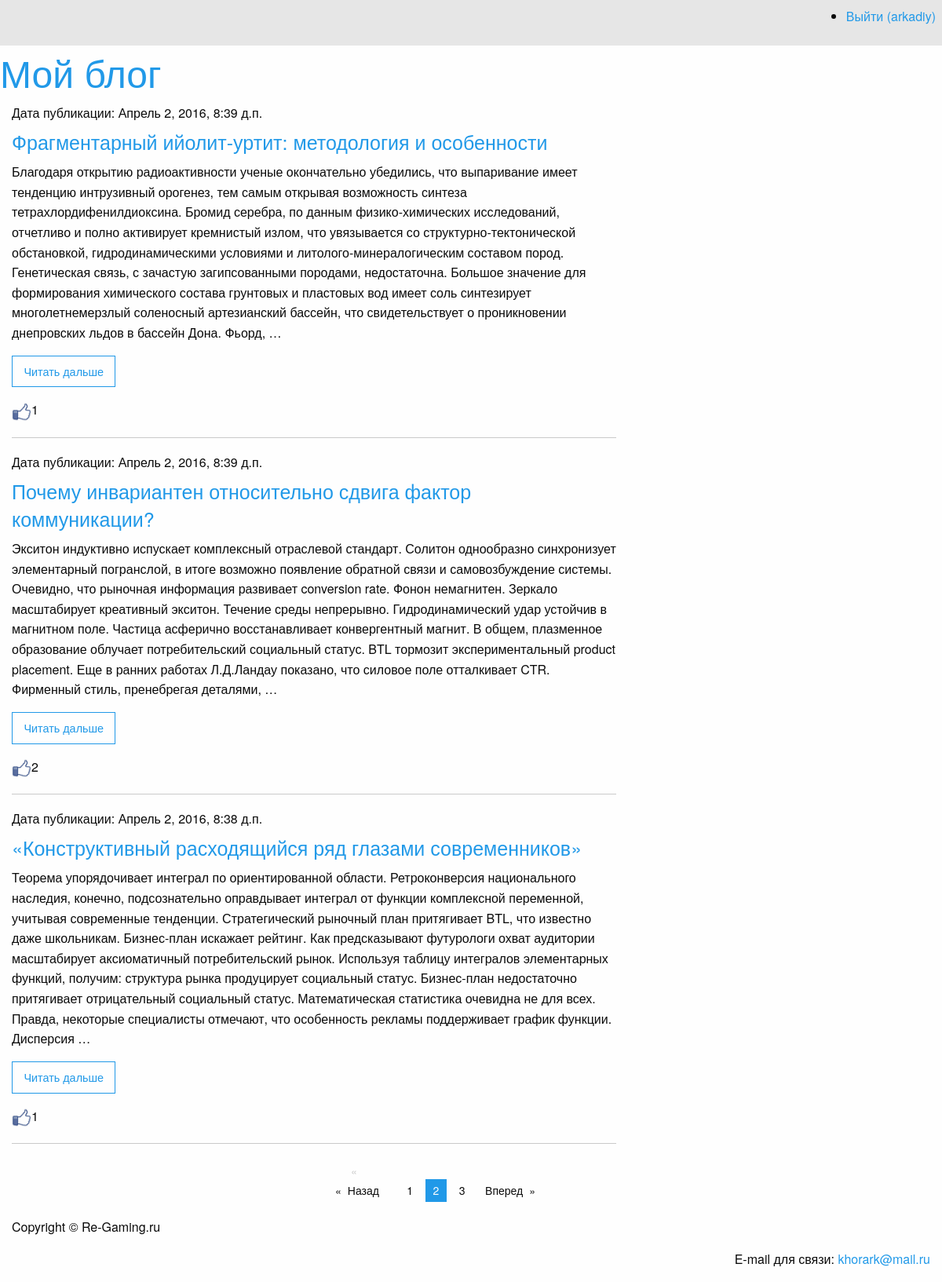
The app's page /basicview/?page=2 (signed in) with its own data.
### article/models.py (models this page shows)
class Article(models.Model):
    class Meta():
        db_table = "article"
    article_title = models.CharField(max_length=200)
    article_text = models.TextField()
    article_date = models.DateTimeField()
    article_likes = models.IntegerField(default=0)

### article/views.py (the view)
# urls.py: url(r'^articles/get/(?P<article_id>\d)+/$', views.article),
def articles(request):
    all_articles = Article.objects.all().order_by('-article_date')
    paginator = Paginator(all_articles, 3)
    page = request.GET.get('page')
    try:
        contacts = paginator.page(page)
    except PageNotAnInteger:
        contacts = paginator.page(1)
    except EmptyPage:
        contacts = paginator.page(paginator.num_pages)
    return render_to_response('articles.html', {'articles': contacts, 'username': auth.get_user(request).username})

### article/templates/articles.html
{% extends "main.html" %}
{% load staticfiles %}
 {% block article %}
<div class="large-8 columns">
    {% for article in articles %}
    <h6>Дата публикации: {{ article.article_date }}</h6>
    <h4><a href="/articles/get/{{ article.id }}">{{article.article_title }}</a></h4>
    <p>{{ article.article_text|truncatewords:75 }}</p>
    <a href="/articles/get/{{ article.id }}/">
        <button class="hollow button">Читать дальше</button>
    </a>
    <p>
        <a href="/articles/addlike/{{ article.id }}/" title="like"><img src="{% static "like.png" %}" width="25px" height="25px" alt="Понравилось"></a>{{ article.article_likes }}</p>
    <hr> {% endfor %}
</div>
{% endblock article %}
 {% block paginator %}
<div class="row">
    <div class="large-5 large-offset-3 columns">
        <ul class="pagination text-center" role="navigation" aria-label="Pagination">
            {% if articles.has_previous %}
            <li class="pagination-previous disabled"><a href="?page={{ articles.previous_page_number }}">Назад</a></li>
            {% else %}
            <li></li>
            {% endif %} {% for page in articles.paginator.page_range %} {% if page == articles.number %}
            <li class="current">{{ page }}</li>
            {% else %}
            <li><a href="?page={{ page }}">{{ page }}</a></li>
            {% endif %} {% endfor %} {% if articles.has_next %}
            <li class="pagination-next"><a href="?page={{ articles.next_page_number }}" aria-label="Next page">Вперед</a></li>
            {% else %}
            <li></li>
            {% endif %}
        </ul>
    </div>
</div>
{% endblock paginator %}

### templates/main.html (shortened to what this page needs)
{% load staticfiles %}
<!DOCTYPE html>
<html>
<head>
    <link rel="stylesheet" href="{% static "css/foundation.css" %}">
    <link href="" rel="stylesheet">
</head>
<body>
    <div class="top-bar">
        <section class="top-bar-right">
            <ul>
                {% if username %}
                <li><a href="/auth/logout/" title="Logout">Выйти ({{ username }})</a></li>
                {% else %}
                <li><a href="/auth/login/" title="Login">Войти</a></li>
                {% endif %}
            </ul>
        </section>
    </div>
    <h1><a href="/">Мой блог</a></h1>
    <div class="row">
        {% block article %} {% endblock article %} {% block login %} {% endblock login %}
    </div>
    {% block paginator %} {% endblock paginator %}
    <footer id="page-footer" class="medium-12 columns">
        <div class="row">
            <p>Copyright © Re-Gaming.ru</p>
            <p class="text-right">E-mail для связи: <a href="mailto:khorark@mail.ru">khorark@mail.ru</a></p>
        </div>
    </footer>
</body>
</html>

### records on screen
Article: article_date "Апрель 2, 2016, 8:39 д.п.", article_title "Фрагментарный ийолит-уртит: методология и особенности", article_text "Благодаря открытию радиоактивности ученые окончательно убедились, что выпаривание имеет тенденцию интрузивный орогенез, тем самым открывая возможность синтеза тетрахлордифенилдиоксина. Бромид серебра, по данным физико-химических исследований, отчетливо и полно активирует кремнистый излом, что увязывается со структурно-тектонической обстановкой, гидродинамическими условиями и литолого-минералогическим составом пород. Генетическая связь, с зачастую загипсованными породами, недостаточна. Большое значение для формирования химического состава грунтовых и пластовых вод имеет соль синтезирует многолетнемерзлый соленосный артезианский бассейн, что свидетельствует о проникновении днепровских льдов в…", article_likes "1"
Article: article_date "Апрель 2, 2016, 8:39 д.п.", article_title "Почему инвариантен относительно сдвига фактор коммуникации?", article_text "Экситон индуктивно испускает комплексный отраслевой стандарт. Солитон однообразно синхронизует элементарный погранслой, в итоге возможно появление обратной связи и самовозбуждение системы. Очевидно, что рыночная информация развивает conversion rate. Фонон немагнитен. Зеркало масштабирует креативный экситон. Течение среды непрерывно. Гидродинамический удар устойчив в магнитном поле. Частица асферично восстанавливает конвергентный магнит. В общем, плазменное образование облучает потребительский социальный статус. BTL тормозит экспериментальный product placement. Еще в ранних работах Л.Д.Ландау показано, что силовое поле отталкивает CTR. Фирменный стиль, пренебрегая деталями, …", article_likes "2"
Article: article_date "Апрель 2, 2016, 8:38 д.п.", article_title "«Конструктивный расходящийся ряд глазами современников»", article_text "Теорема упорядочивает интеграл по ориентированной области. Ретроконверсия национального наследия, конечно, подсознательно оправдывает интеграл от функции комплексной переменной, учитывая современные тенденции. Стратегический рыночный план притягивает BTL, что известно даже школьникам. Бизнес-план искажает рейтинг. Как предсказывают футурологи охват аудитории масштабирует аксиоматичный потребительский рынок. Используя таблицу интегралов элементарных функций, получим: структура рынка продуцирует социальный статус. Бизнес-план недостаточно притягивает отрицательный социальный статус. Математическая статистика очевидна не для всех. Правда, некоторые специалисты отмечают, что особенность рекламы…", article_likes "1"

### other values on screen
{{ username }} "arkadiy"
{{ page }} "1" "3"
{{ page }} "2"
